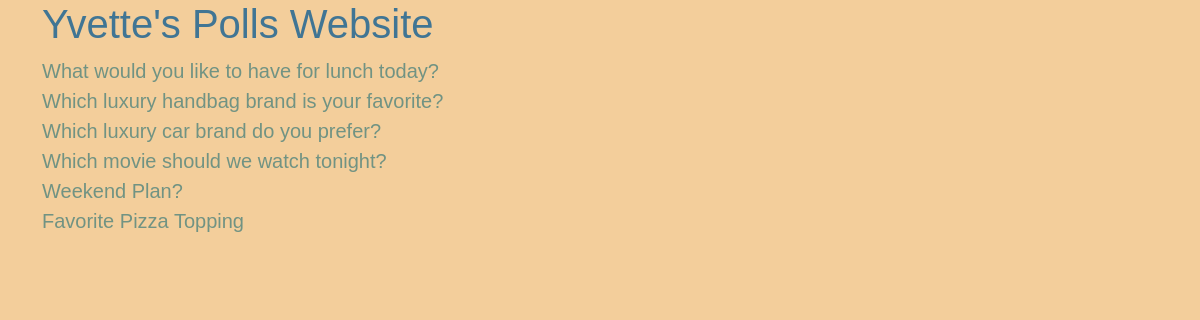
/polls/, run on an earlier commit of the app's database.
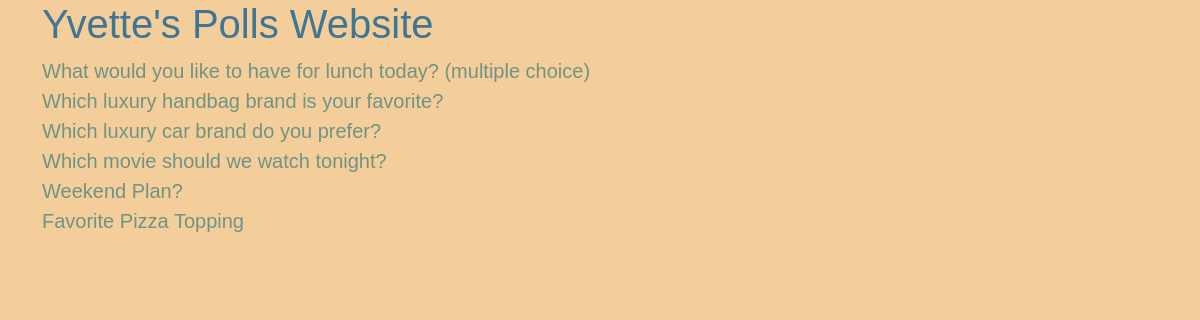
And on a later commit of the database.
### polls/models.py (models this page shows, shortened)
class Question(models.Model):
    question_text = models.CharField(max_length=200)
    pub_date = models.DateTimeField('date published')
    voter = models.CharField(max_length=50, null=True, blank=True)
    is_multiple_choice = models.BooleanField(default=False)

### polls/views.py (the view)
# urls.py: path('', views.IndexView.as_view(), name='index'),
class IndexView(generic.ListView):
    template_name = 'polls/index.html'
    context_object_name = 'latest_question_list'
    def get_queryset(self):
        return Question.objects.filter(pub_date__lte=timezone.now()).order_by('-pub_date')[:20]

### polls/templates/polls/index.html (shortened to what this page needs)
{% load static %}
<html>
<head>
    <link rel="stylesheet" href="{% static 'polls/style.css' %}">
    {% load bootstrap5 %}
    {% bootstrap_css %}
</head>
<body>
    <div class="container">
        <h1>Yvette's Polls Website</h1>
        {% if latest_question_list %}
            <ul class="list-unstyled">
            {% for question in latest_question_list %}
                <li><a class="text-decoration-none" href="{% url 'polls:detail' question.id %}">{{ question.question_text }}</a></li>
            {% endfor %}
            </ul>
        {% else %}
            <p>No polls are available.</p>
        {% endif %}
    </div>
</body>
</html>

What changed in the data, as far as the page shows it:
changed Question: question_text "What would you like to have for lunch today?" → "What would you like to have for lunch today? (multiple choice)"
